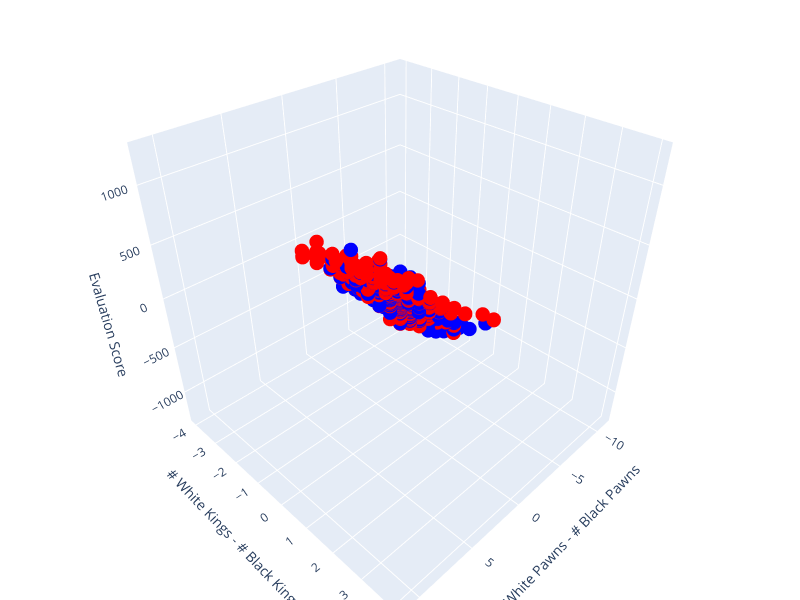

Here is the notebook cell this chart was saved with:
### Code cell
import plotly.graph_objects as go
import numpy as np

X_sample = np.array(X)
Y_sample = np.array(Y)

wp_minus_bp = X_sample[:, 4] - X_sample[:, 5]
wk_minus_bk = X_sample[:, 6] - X_sample[:, 7]
eval_scores = Y_sample
colors = ["blue" if turn == 0 else "red" for turn in X_sample[:, 3]]


custom_hover_text = [
    get_ascii_board(WP, BP, K)
    for WP, BP, K in zip(X_sample[:, 0], X_sample[:, 1], X_sample[:, 2])
]

fig = go.Figure(
    data=[
        go.Scatter3d(
            x=wp_minus_bp,
            y=wk_minus_bk,
            z=eval_scores,
            mode="markers",
            marker=dict(size=5, color=colors),
            text=custom_hover_text,  # Set custom hover text
            hoverinfo="text",  # Display only the custom text on hover
        )
    ]
)

fig.update_layout(
    scene=dict(
        xaxis_title="# White Pawns - # Black Pawns",
        yaxis_title="# White Kings - # Black Kings",
        zaxis_title="Evaluation Score",
    ),
    title="3D Scatter Plot of Evaluation vs Number of Pawns",
    width=800,  # Width of the plot window
    height=600,  # Height of the plot window
    margin=dict(l=0, r=0, b=0, t=0),  # Adjust margins (left, right, bottom, top)
)

fig.show()

### Figure 1 — Plotly figure (JSON) as saved in the notebook; plotly's stock layout.template omitted (floating-point values rounded to 4 significant figures; data arrays with more than 128 entries replaced by an {"elided": "..."} marker saying what was removed)
{"data": [{"hoverinfo": "text", "marker": {"color": {"elided": "2300 str values"}, "size": 5}, "mode": "markers", "text": {"elided": "2300 str values"}, "type": "scatter3d", "x": {"elided": "2300 int values"}, "y": {"elided": "2300 int values"}, "z": {"elided": "2300 int values"}}], "layout": {"height": 600, "margin": {"b": 0, "l": 0, "r": 0, "t": 0}, "scene": {"xaxis": {"title": {"text": "# White Pawns - # Black Pawns"}}, "yaxis": {"title": {"text": "# White Kings - # Black Kings"}}, "zaxis": {"title": {"text": "Evaluation Score"}}}, "title": {"text": "3D Scatter Plot of Evaluation vs Number of Pawns"}, "width": 800}}
